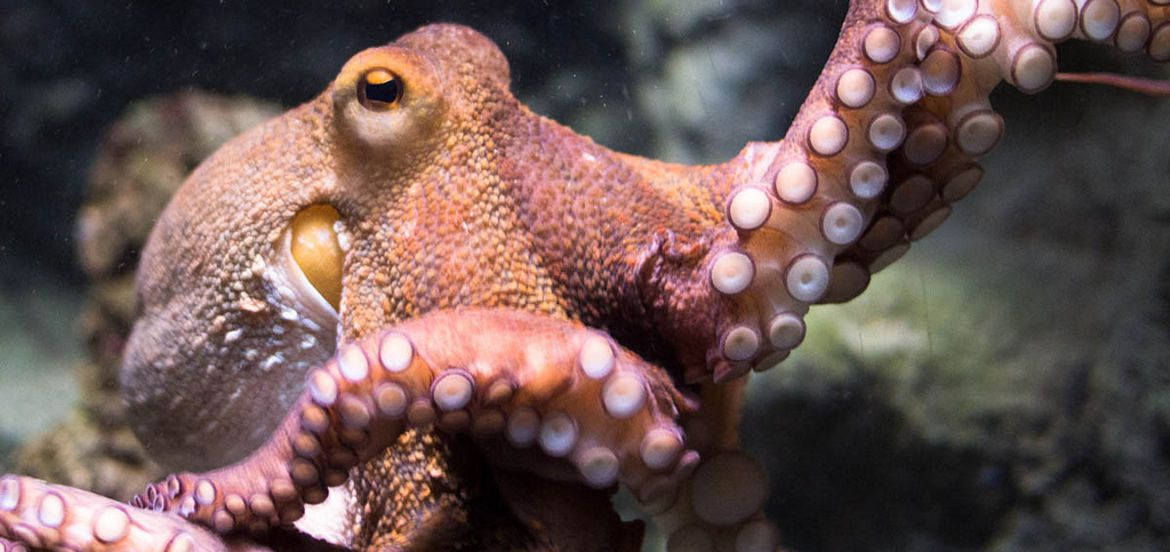
#> input picture Expérimentations/test_leo/poulpe_mignon.jpg, 1170 x 552 px
$ jupyter execute --allow-errors opencv.ipynb   (shell and % lines are left out)
#> lines starting #> are read from the running program, lines starting #| are printed output that depends on the picture; after the words box and inside, x2 and y2 are one past the last pixel; in counts of white or black regions, pixels touching at a corner belong together; pictures that were not available may be replaced by others from this repository, and a replacement may not be noted
### Expérimentations/test_leo/videoplayer.py
import cv2
import numpy as np
from enum import Enum

class VideoType(Enum):
    VIDEO = 0
    WEBCAM = 1

class VideoPlayer:
    def __init__(self, source, debug=True):
        self.cap = cv2.VideoCapture(source)
        self.width, self.height = self.get_dim()
        self.paused = False
        self.frame = None
        self.loop = True
        if isinstance(source, int):
            self.video_type = VideoType.WEBCAM
        elif isinstance(source, str):
            self.video_type = VideoType.VIDEO
        else:
            raise Exception("source format is not recognized.")
        self.recording = False
        self.recording_paused = False
        self.record_out = None
        self.debug = debug

    def read(self):
        """if not self.cap.isopened():
            return False, None"""

        if self.paused:
            if self.recording and not self.recording_paused:
                self.record_out.write(self.frame)
            return True, self.frame

        ret, self.frame = self.cap.read()
        if self.loop and not ret:
            self.restart()
            ret, self.frame = self.cap.read()
        if not ret:
            self.stop_recording()
        if self.recording and not self.recording_paused:
            self.record_out.write(self.frame)
        return ret, self.frame

    # [4 lines left out: function pause, not called in this run]

    def release(self): #Alias de stop
        self.stop()

    def stop(self):
        self.stop_recording()
        self.cap.release()

    # [5 lines left out: function restart, not called in this run]

    def get_time(self):
        return self.cap.get(cv2.CAP_PROP_POS_MSEC)

    def get_dim(self):
        return int(self.cap.get(cv2.CAP_PROP_FRAME_WIDTH)), int(self.cap.get(cv2.CAP_PROP_FRAME_HEIGHT))

    def get_fps(self):
        return self.cap.get(cv2.CAP_PROP_FPS)

    # [26 lines left out: functions start_recording, pause_recording, not called in this run]

    def stop_recording(self):
        if self.recording:
            self.recording = False
            self.recording_paused = False
            self.record_out.release()
            print("Enregistrement terminé.")

### Expérimentations/test_leo/opencv.ipynb
[cell 1]
import cv2 as cv
import imutils
#> (the rest of this cell did not finish here and is left out)

[cell 2]
import cv2 as cv
cv.namedWindow('POULPY', cv.WINDOW_NORMAL)
#cv.setWindowProperty('POULPY', cv.WND_PROP_ASPECT_RATIO, cv.WINDOW_KEEPRATIO)
#cv.setWindowProperty('POULPY', cv.WND_PROP_FULLSCREEN, cv.WINDOW_FULLSCREEN)
img = cv.imread("poulpe_mignon.jpg",cv.IMREAD_COLOR)
#> img is the input picture: shape (552, 1170, 3); mean B, G, R 82.4, 85.3, 106.8
cv.imshow("POULPY", img)
print(cv.getWindowProperty('POULPY', cv.WND_PROP_ASPECT_RATIO))
a = cv.waitKey(0)
#> (key q is pressed here)
height, width, _ = img.shape
#> height = 552; width = 1170
cv.resizeWindow('POULPY', width=width, height=height)
a = cv.waitKey(0)
#> (key q is pressed here)
print(cv.getWindowImageRect('POULPY'))
cv.destroyAllWindows()
#> (the rest of this cell did not finish here and is left out)

[cell 3]
import cv2 as cv
cv.namedWindow('POULPY', cv.WINDOW_NORMAL)
img = cv.imread("poulpe_mignon.jpg",cv.IMREAD_COLOR)
cv.imshow("POULPY", img)
a = cv.waitKey(0)
#> (key q is pressed here)
height, width, _ = img.shape
cv.resizeWindow('POULPY', width=width, height=height)
a = cv.waitKey(0)
#> (key q is pressed here)
print(cv.getWindowImageRect('POULPY'))
cv.destroyAllWindows()
#> (the rest of this cell did not finish here and is left out)

[cell 4]
#ATTENTION, mettre un chemin invalide ne renvoie pas d'erreur !
import cv2 as cv
import os
import time
path = "../../../videos/noire_vers_croche.mp4"
#> (the rest of this cell did not finish here and is left out)

#> (a cell that did not finish here is left out)

[cell 6]
import numpy as np
import cv2 as cv
cap = cv.VideoCapture(0)
# Define the codec and create VideoWriter object
fourcc = cv.VideoWriter_fourcc(*'XVID')
out = cv.VideoWriter('output.avi', fourcc, 20.0, (640,  480))
while cap.isOpened():
    ret, frame = cap.read()
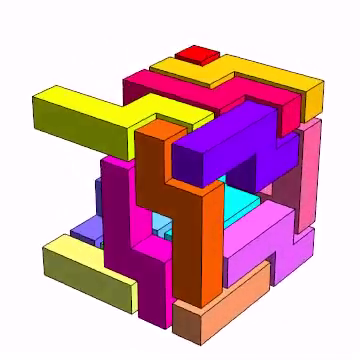
#> input picture frame 59 of Présentation/dancing_links.mp4, 360 x 360 px, given in place of the camera
#> frame is the input picture: shape (360, 360, 3); mean B, G, R 182.7, 172.2, 214.9
    if not ret:
        print("Can't receive frame (stream end?). Exiting ...")
        break
    frame = cv.flip(frame, 0)
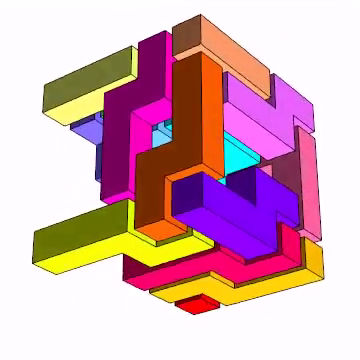
#> frame: shape (360, 360, 3); mean B, G, R 182.7, 172.2, 214.9
    # write the flipped frame
    out.write(frame)
    cv.imshow('frame', frame)
    if cv.waitKey(200) == ord('q'):
#> (key q is pressed here)
        break
# Release everything if job is finished
cap.release()
out.release()
cv.destroyAllWindows()

[cell 7]
#ATTENTION, mettre un chemin invalide ne renvoie pas d'erreur !
import cv2 as cv
import os
import time
path = "../../../videos/noire_vers_croche.mp4"
#> (the rest of this cell did not finish here and is left out)

[cell 8]
cap.get(cv.CAP_PROP_POS_FRAMES)

[cell 9]
#Dessiner et bouger lignes
import cv2

cap = cv2.VideoCapture(0)
cv2.namedWindow("image", cv2.WINDOW_NORMAL)
width = int(cap.get(cv2.CAP_PROP_FRAME_WIDTH))
height = int(cap.get(cv2.CAP_PROP_FRAME_HEIGHT))

line_y = int(height//2)
line_x = int(width//2)

color = (0, 255, 255)
thickness = 5
drawing_x = False
drawing_y = False
eps = thickness*2

# [22 lines left out: function click_draw, not called in this run]

cv2.setMouseCallback("image", click_draw)
while cap.isOpened():
    ret, frame = cap.read()
    if not ret:
        break
    cv2.line(frame,(0,line_y),(width,line_y), color, thickness)
    cv2.line(frame,(line_x,0),(line_x, height), color, thickness)
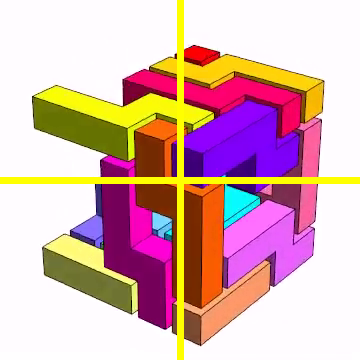
#> frame: shape (360, 360, 3); mean B, G, R 177.9, 177.7, 218.2
    cv2.imshow("image", frame)
    if cv2.waitKey(25) == 27: #27 correspond au code de la touche Echap.
#> (key q is pressed here)
        break
cap.release()
cv2.destroyAllWindows()

[cell 10]
#Dessiner et bouger lignes
import cv2
from videoplayer import *

class Test:
    def __init__(self):
        self.window_name = ':('
        self.vp = VideoPlayer(source=0)
        self.draw_lines = False
        self.moving_line_x = False
        self.moving_line_y = False
        self.line_x = 0
        self.line_y = 0
        self.line_color = (0, 255, 255)
        self.line_thickness = 5
        self.line_eps = 2*self.line_thickness

    # [23 lines left out: function mouse_event_thresholds, not called in this run]

    def run(self):
        cv2.namedWindow(self.window_name, cv2.WINDOW_NORMAL)
        cv2.setMouseCallback(self.window_name, self.mouse_event_thresholds)
        while True:
            ret, frame = self.vp.read()
            if not ret:
                break

            if self.draw_lines:
                cv2.line(frame, (0, self.line_y), (self.vp.width, self.line_y),
                         self.line_color, self.line_thickness)
                cv2.line(frame, (self.line_x, 0), (self.line_x, self.vp.height),
                         self.line_color, self.line_thickness)

            cv2.imshow(self.window_name, frame)

            k = cv2.waitKey(1) & 0xFF
            if k == 27:
                break
            elif k == ord('l'):
                self.draw_lines = not(self.draw_lines)

        cv2.destroyWindow(self.window_name)
        self.vp.stop()

a = Test()
a.run()
#> (key q is pressed here)

[cell 11]
import numpy as np
import cv2 as cv
drawing = False # true if mouse is pressed
mode = True # if True, draw rectangle. Press 'm' to toggle to curve
ix,iy = -1,-1
# mouse callback function
# [17 lines left out: function draw_circle, not called in this run]

[cell 12]
img = np.zeros((512,512,3), np.uint8)
cv.namedWindow('image')
cv.setMouseCallback('image',draw_circle)
while(1):
    cv.imshow('image',img)
    k = cv.waitKey(1) & 0xFF
#> (key q is pressed here)
#> `cimg = cv2.cvtColor(img,cv2.COLOR_BGR2GRAY)`:
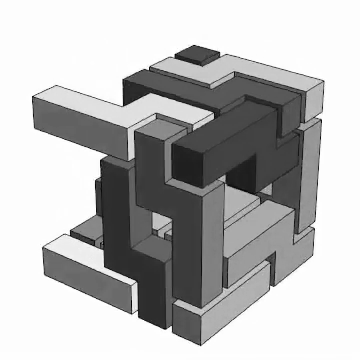
#> cimg: shape (360, 360); min 0, max 255, mean 186
#> `circles = cv2.HoughCircles(cimg,cv2.HOUGH_GRADIENT,1,20, param1=50,par..`: circles = None
    if k == ord('m'):
        mode = not mode
    elif k == 27:
        break
cv.destroyAllWindows()

[cell 13]
import cv2 as cv
events = [i for i in dir(cv) if 'EVENT' in i]
print( events )

[cell 14]
import cv2
import numpy as np

cap = cv2.VideoCapture(0)

#> (the rest of this cell did not finish here and is left out)

[cell 15]
import cv2
cv2.legacy.MultiTracker_create

[cell 16]
d = {1:True}
d.get

[cell 17]
# import the necessary packages
from imutils.video import VideoStream
import argparse
import imutils
import time
import cv2

# construct the argument parser and parse the arguments
'''ap = argparse.ArgumentParser()
ap.add_argument("-v", "--video", type=str,
    help="path to input video file")
ap.add_argument("-t", "--tracker", type=str, default="kcf",
    help="OpenCV object tracker type")
args = {"tracker" : "kcf"}

# initialize a dictionary that maps strings to their corresponding
# OpenCV object tracker implementations
OPENCV_OBJECT_TRACKERS = {
    "csrt": cv2.TrackerCSRT_create,
    "kcf": cv2.TrackerKCF_create,
    "boosting": cv2.TrackerBoosting_create,
    "mil": cv2.TrackerMIL_create,
    "tld": cv2.TrackerTLD_create,
    "medianflow": cv2.TrackerMedianFlow_create,
    "mosse": cv2.TrackerMOSSE_create
}'''

args = {}
# initialize OpenCV's special multi-object tracker
#> (the rest of this cell did not finish here and is left out)

[cell 18]
# import the necessary packages
from imutils.video import VideoStream
import argparse
import imutils
import time
import cv2

# construct the argument parser and parse the arguments
#> (the rest of this cell did not finish here and is left out)

[cell 19]
import cv2, math, numpy as np
# --------------------- START PARAMETERS -----------------------
# h,s,v range of the object to be tracked - get these values with hsv_color_picker.py
color_values = 128,119,55,157,255,126
#color_values = 115,110,45,175,255,186
color_values = 126,107,7,206,255,152

# Capture your source video
cap = cv2.VideoCapture("../../videos/noire_vers_croche.mp4")
# Pick a path to save the data
output_path = "../../videos/noire_vers_crocheM.mp4"
# How big is a ball? This is the dark blue circle (9 to 60)
ball_size = 15
# How big of a colored swatch is necessary to deam it as a ball (25 to 81 is good)
contour_ball_size = 15
global max_snap_distance, max_direction_deviation
# The tracker 'snaps' onto the ball's position. 45 is good - light blue circle
max_snap_distance = 20
# The ball shouldn't change direction drastically 9 is good for 120fps
max_direction_deviation = 35
deviation_warning = 5
# If the tracker gets lost, the last few tracking values are erroneous
# Preserving the history allows the user can skip back a bit when a tracker error occurs
p_imgs, history_length, history_idx = [], 30, 0
# -------------------- END PARAMETERS ----------------------
# Parameters for the text in the user instructions
font, scale, color, thick = cv2.FONT_HERSHEY_SIMPLEX, .5, (255,0,0), 1
# Takes an image, and a lower and upper bound
# Returns only the parts of the image in bounds
def only_color(frame, color_valeus, p_position):
    # Create a mask
    mask = np.zeros((frame.shape[0], frame.shape[1]), np.uint8)
    # Draw a circle around the last known position of the ball
    # Everything outside the circle is value=0
    # Only objects inside the circle are possible juggling balls
    mask = cv2.circle(mask, p_position, max_snap_distance, 255, -1)
    # Mask out the image
    frame = cv2.bitwise_and(frame, frame, mask=mask)
    # Convert BGR to HSV
    b,r,g,b1,r1,g1 = color_values
    hsv = cv2.cvtColor(frame, cv2.COLOR_BGR2HSV)
    # Define range of blue color in HSV
    lower, upper = np.array([b,r,g]), np.array([b1,r1,g1])
    # Threshold the HSV image to get only blue colors
    mask = cv2.inRange(hsv, lower, upper)
    # Bitwise-AND mask and original image
    res = cv2.bitwise_and(frame,frame, mask= mask)
    #cv2.imshow('mask', mask)
    return res, mask
# Finds the largest contour in a list of contours
# Returns a single contour
def largest_contour(contours):
    c = max(contours, key=cv2.contourArea)
    return c[0]

# Takes an image and the threshold value returns the contours
def get_contours(im):
    imgray = cv2.cvtColor(im,cv2.COLOR_BGR2GRAY)
    _ ,thresh = cv2.threshold(imgray,0,255,0)
    contours, _ = cv2.findContours(thresh,cv2.RETR_TREE,cv2.CHAIN_APPROX_SIMPLE)
    return contours

# Finds the center of a contour
# Takes a single contour
# Returns (x,y) position of the contour
# [5 lines left out: function contour_center, not called in this run]

# Finds the most likely position of the ball in an image using color
# Returns xy coordinates
def find_ball_by_color(img, color_values, ball_position):
    # Filter the image for the specific ball color
    img, mask = only_color(img, color_values, ball_position)
    # Find the contours in the image
    contours = get_contours(img)
    # Start with values that are definitely out of the snap range
    nearest_ball = 100000000
    nearest_snap_possibility = (10000,10000)
    # Iterate through the contours
    for contour in contours:
        # Check if a contour is big enough to be considered a ball
        if cv2.contourArea(contour)>contour_ball_size:
            # Get the center of the contour
            center = contour_center(contour)
            # This contour is the nearest one to the ball, it is the most likely snap position
            if distance(center, ball_position) < nearest_ball:
                # Save this as the nearest likely ball
                nearest_snap_possibility = center
    # Return the mostly likely location of the ball in the image
    return nearest_snap_possibility

def distance(a,b): return math.sqrt((a[0]-b[0])**2+(a[1]-b[1])**2)

# Parameters of lk optical flow
lk_params = dict(winSize = (ball_size, ball_size),
                 maxLevel = 5,
                 criteria = (cv2.TERM_CRITERIA_EPS |
                             cv2.TERM_CRITERIA_COUNT, 5, 0.03))

# Mouse callback function
global click_list
positions, click_list = [], []
def callback(event, x, y, flags, param):
    if event == 1: click_list.append((x,y))
cv2.namedWindow('img')
cv2.setMouseCallback('img', callback)

# Initialize frame_number
frame_number = 0
wait_time = 0

# Initialize tracker value, this will get reset by the user
p0 = np.array([[[0,0]]], np.float32)
fails = 0
# Main loop
while True:

    # Program crashes if user tries to use the history before it is built completely
    if len(p_imgs)< history_length - history_idx: print("Rebuilding history...")

    # Read frame of video (either from the source or the history)
    if history_idx == 0:
        ret, img = cap.read()
        try:
            #img = cv2.resize(img, (1908, 1080)) #resize the image so it fills screen
            #img = cv2.blur(img, (15,15))
            pass
        except: break
        # Save the frame to the history
        if ret: p_imgs.append(img.copy())
    else:
        # Read a frame from the history
        img = p_imgs.pop(0)
        history_idx -= 1

    # Break if the video is over
    try:h,w,e = img.shape
#> h = 360; w = 360; e = 3
    except: break

    # Optical flow works in single channel, so save the previous gray image
    try: old_gray = img_gray.copy()
    except: old_gray = cv2.cvtColor(img, cv2.COLOR_BGR2GRAY)
    try: img_gray = cv2.cvtColor(img, cv2.COLOR_BGR2GRAY)
    except: break

    # Track using optical flow
    # p1 is the value produced by the optical flow tracker
    p1, _, _ = cv2.calcOpticalFlowPyrLK(old_gray, img_gray,p0, None, **lk_params)
#> p1 = [[0, 0]]

    # Convert the coordinates to integers for drawing
    xy  = int(p1[0][0][0]), int(p1[0][0][1])
#> xy = (0, 0)

    # Get the nearest likely snap position
    snap_position = find_ball_by_color(img, color_values, xy)
#> in only_color, `mask = cv2.circle(mask, p_position, max_snap_distance, 255, -1)`:
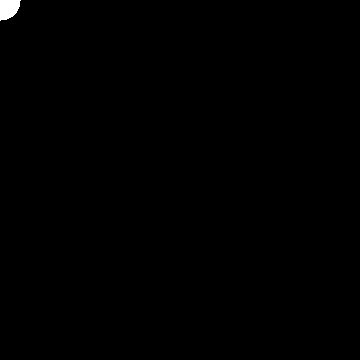
#> mask: shape (360, 360); 0.26% white; 1 white region, box (x1, y1, x2, y2) and area: (0, 0, 21, 21) 335
#> in only_color, `hsv = cv2.cvtColor(frame, cv2.COLOR_BGR2HSV)`: hsv: shape (360, 360, 3); mean H, S, V 0.4, 0, 0.7
#> in only_color, `mask = cv2.inRange(hsv, lower, upper)`: mask: shape (360, 360); every value is 0
#> in only_color, `res = cv2.bitwise_and(frame,frame, mask= mask)`: res: shape (360, 360, 3); every value is 0
#> in get_contours, `contours, _ = cv2.findContours(thresh,cv2.RETR_TREE,cv2.CHAIN_APPROX_S..`: contours = []
#> snap_position = (10000, 10000)
    # Draw a circle around the snap position showing the max snap distance and max directional deviation
    cv2.circle(img, snap_position, max_snap_distance, (255,255,0), 1)
    cv2.circle(img, snap_position, max_direction_deviation, (0,255,255), 1)
    # Is the likely position found using color close to the optical flow tracker
    if distance(snap_position, xy) < max_snap_distance:
        # The color value is a good one, so snap to that
        xy = snap_position
        p1 = np.array([[[snap_position[0], snap_position[1]]]], np.float32)

    # Update the predicted tracking point
    p0 = p1
#> p0 = [[0, 0]]

    # If there are at least two positions, use those positions to calculate a likely position
    # where the ball will be in the future, if the ball isn't there, tracker failure!
    if len(positions)>2:
        # Get the last two tracking locations
        past, present = positions[-2:]
        # Calculate the predicted future position of the ball
        dx, dy = present[0]-past[0], present[1]-past[1]
        future = present[0]+dx, present[1]+dy
        #print(dx,dy, distance(future, xy))
        cv2.circle(img, future, 2, (255, 255, 255), -1)
        # If the tracking location and the predicted location don't match, stop the tracker and tell the user
        if distance(future, xy) > deviation_warning:
            print("Direction Warning: " , distance(future, xy))
        else:
            if fails > 0: fails -=1
        if distance(future, xy) > max_direction_deviation:
            print("Direction Fail: ", distance(future, xy))
            wait_time = 0

    # Make circle around ball to show the tracking point
    cv2.circle(img, xy, ball_size, (255,2,1), 1)
#> img: shape (360, 360, 3)

    # Write instructions to user
    if wait_time == 0:
        cv2.putText(img, "Click on ball and press F5 to reset tracker", (50,50), font, scale, color, thick, cv2.LINE_AA)
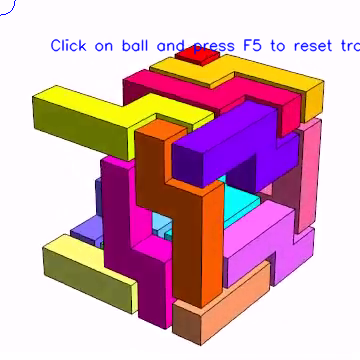
#> img: shape (360, 360, 3); mean B, G, R 182.8, 170.7, 213.4
        if len(positions)>0:
            cv2.putText(img, "...or press F6 to continue to the next frame", (50,80), font, scale, color, thick, cv2.LINE_AA)
            cv2.putText(img, "...or press F7 to autotrack slowly", (50,110), font, scale, color, thick, cv2.LINE_AA)
            cv2.putText(img, "...or press F8 to autotrack at max speed", (50,140), font, scale, color, thick, cv2.LINE_AA)
            cv2.putText(img, "...or press F4 to use the predicted value (white dot)", (50,170), font, scale, color, thick, cv2.LINE_AA)
    if wait_time == 1 or wait_time == 25:
        cv2.putText(img, "Auto-Tracking", (50,50), font, scale, color, thick, cv2.LINE_AA)
        cv2.putText(img, "Press any key on mistake", (50,80), font, scale, color, thick, cv2.LINE_AA)
        cv2.putText(img, "Press F6 to pause", (50,110), font, scale, color, thick, cv2.LINE_AA)

    # Draw the previous ball positions on the screen
    idx = 0
    while idx < 20 and idx < len(positions)-3:
        a,b = positions[-(idx+2)], positions[-(idx+1)]
        cv2.line(img, a,b, (0,255,86), 4)
        idx += 1
#> after the loop, idx = 0

    # Show frame and wait
    cv2.imshow('img', img)
    k = cv2.waitKey(wait_time)
#> (key q is pressed here)
    if k ==27: break

    # User presses F4, use the the predicted value
    if k == 193:
        xy = future
        p0 = np.array([[xy]], np.float32)
    # User Presses F6, advance to the next frame and wait
    if k == 195: wait_time = 0
    # User presses F7, play slowly
    if k == 196: wait_time = 65
    # User presses F8, max computer resources
    if k == 197: wait_time = 1
    # User wants to reset the tracker to the last click position
    if k == 194: #F5
        # Get the user's input
        xy = click_list[-1]
        # Set the tracker to this user input
        p0 = np.array([[xy]], np.float32)
        # Advance to the next frame, but pause
        wait_time = 0

    # Add tracked location to data
    positions.append(xy)

    # If there are enough items in the history, remove the oldest one
    if len(p_imgs)>history_length: p_imgs.pop(0)

    # User has paused any other key because the tracker has gotten lost
    if k < 190 and k >10:
        # Pause
        wait_time = 0
        # Get the history length
        history_idx = history_length
        # Remove the last few positions, that are errors from a broken tracker
        positions = positions[:-history_length]
#> positions = []

# Close the window and release the source video
cv2.destroyAllWindows()
cap.release()


# Write data to a csv (spreadsheet) file
import csv
with open(output_path, 'w') as csvfile:
    fieldnames = ['x_position', 'y_position']
    writer = csv.DictWriter(csvfile, fieldnames = fieldnames)
    writer.writeheader()
    for position in positions:
        x, y = position[0], position[1]
        writer.writerow({'x_position': x, 'y_position': y})
#> this loop made 0 passes
print( 'finished writing data')
